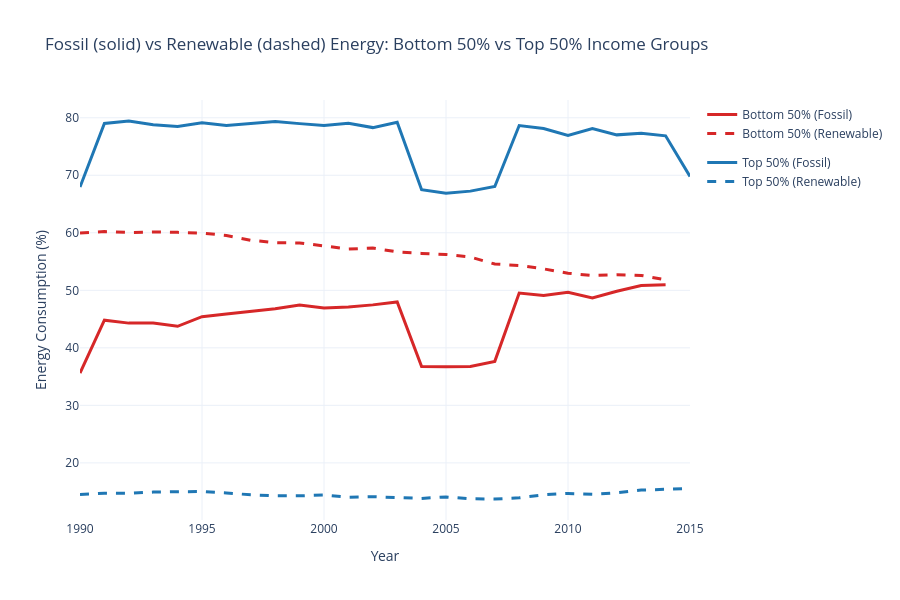

The notebook cell this image was saved under:
### Code cell
# Line plot: Fossil and Renewable Energy - Bottom 50% vs Top 50% Income Groups
# Fossil = solid line, Renewable = dashed line

# Metrics
fossil_col = 'average_value_Fossil fuel energy consumption (% of total)'
renewable_col = 'average_value_Renewable energy consumption (% of total final energy consumption)'

# Merge energy_df with meta_df to get IncomeGroup
energy_with_income = energy_df.merge(
    meta_df[['Country Code', 'IncomeGroup']],
    left_on='Country Code',
    right_on='Country Code',
    how='left'
)

# Create income tier grouping: Bottom 50% vs Top 50%
def categorize_income_tier(income_group):
    if income_group in ['Low income', 'Lower middle income']:
        return 'Bottom 50%'
    elif income_group in ['Upper middle income', 'High income']:
        return 'Top 50%'
    else:
        return income_group

energy_with_income['IncomeTier'] = energy_with_income['IncomeGroup'].apply(categorize_income_tier)

# Group by Year and IncomeTier, take mean of both metrics
year_tier_energy = energy_with_income.groupby(['Year', 'IncomeTier']).agg({
    fossil_col: 'mean',
    renewable_col: 'mean'
}).reset_index()

# Filter to rows with data
year_tier_energy = year_tier_energy.dropna()

# Create figure
fig = go.Figure()

# Define colors for each tier
colors = {
    'Bottom 50%': '#d62728',
    'Top 50%': '#1f77b4'
}

# Add lines for each tier
for tier in ['Bottom 50%', 'Top 50%']:
    data = year_tier_energy[year_tier_energy['IncomeTier'] == tier]

    # Fossil fuel - solid line
    fig.add_trace(go.Scatter(
        x=data['Year'],
        y=data[fossil_col],
        name=f'{tier} (Fossil)',
        mode='lines',
        line=dict(color=colors.get(tier, '#000000'), width=3, dash='solid'),
        legendgroup=tier,
        hovertemplate='%{fullData.name}<br>Year: %{x}<br>Consumption: %{y:.2f}%<extra></extra>'
    ))

    # Renewable - dashed line
    fig.add_trace(go.Scatter(
        x=data['Year'],
        y=data[renewable_col],
        name=f'{tier} (Renewable)',
        mode='lines',
        line=dict(color=colors.get(tier, '#000000'), width=3, dash='dash'),
        legendgroup=tier,
        hovertemplate='%{fullData.name}<br>Year: %{x}<br>Consumption: %{y:.2f}%<extra></extra>'
    ))

fig.update_layout(
    title='Fossil (solid) vs Renewable (dashed) Energy: Bottom 50% vs Top 50% Income Groups',
    xaxis_title='Year',
    yaxis_title='Energy Consumption (%)',
    template='plotly_white',
    hovermode='x unified',
    height=600
)

fig.show()

print(f"Years covered: {year_tier_energy['Year'].min()} to {year_tier_energy['Year'].max()}")

### Figure 1 — Plotly figure (JSON) as saved in the notebook; plotly's stock layout.template omitted (floating-point values rounded to 4 significant figures)
{"data": [{"hovertemplate": "%{fullData.name}<br>Year: %{x}<br>Consumption: %{y:.2f}%<extra></extra>", "legendgroup": "Bottom 50%", "line": {"color": "#d62728", "dash": "solid", "width": 3}, "mode": "lines", "name": "Bottom 50% (Fossil)", "type": "scatter", "x": [1990, 1991, 1992, 1993, 1994, 1995, 1996, 1997, 1998, 1999, 2000, 2001, 2002, 2003, 2004, 2005, 2006, 2007, 2008, 2009, 2010, 2011, 2012, 2013, 2014], "y": [35.62, 44.8, 44.3, 44.34, 43.74, 45.41, 45.9, 46.37, 46.78, 47.46, 46.94, 47.12, 47.47, 47.97, 36.75, 36.71, 36.76, 37.65, 49.51, 49.11, 49.66, 48.69, 49.84, 50.83, 50.96]}, {"hovertemplate": "%{fullData.name}<br>Year: %{x}<br>Consumption: %{y:.2f}%<extra></extra>", "legendgroup": "Bottom 50%", "line": {"color": "#d62728", "dash": "dash", "width": 3}, "mode": "lines", "name": "Bottom 50% (Renewable)", "type": "scatter", "x": [1990, 1991, 1992, 1993, 1994, 1995, 1996, 1997, 1998, 1999, 2000, 2001, 2002, 2003, 2004, 2005, 2006, 2007, 2008, 2009, 2010, 2011, 2012, 2013, 2014], "y": [59.98, 60.22, 60.05, 60.15, 60.08, 59.95, 59.54, 58.7, 58.28, 58.23, 57.72, 57.17, 57.35, 56.68, 56.42, 56.23, 55.78, 54.57, 54.32, 53.73, 52.96, 52.58, 52.73, 52.59, 51.84]}, {"hovertemplate": "%{fullData.name}<br>Year: %{x}<br>Consumption: %{y:.2f}%<extra></extra>", "legendgroup": "Top 50%", "line": {"color": "#1f77b4", "dash": "solid", "width": 3}, "mode": "lines", "name": "Top 50% (Fossil)", "type": "scatter", "x": [1990, 1991, 1992, 1993, 1994, 1995, 1996, 1997, 1998, 1999, 2000, 2001, 2002, 2003, 2004, 2005, 2006, 2007, 2008, 2009, 2010, 2011, 2012, 2013, 2014, 2015], "y": [67.95, 79.02, 79.44, 78.77, 78.47, 79.14, 78.63, 78.98, 79.34, 78.98, 78.65, 79.02, 78.29, 79.21, 67.49, 66.87, 67.24, 68.05, 78.65, 78.12, 76.92, 78.14, 77.02, 77.29, 76.85, 69.79]}, {"hovertemplate": "%{fullData.name}<br>Year: %{x}<br>Consumption: %{y:.2f}%<extra></extra>", "legendgroup": "Top 50%", "line": {"color": "#1f77b4", "dash": "dash", "width": 3}, "mode": "lines", "name": "Top 50% (Renewable)", "type": "scatter", "x": [1990, 1991, 1992, 1993, 1994, 1995, 1996, 1997, 1998, 1999, 2000, 2001, 2002, 2003, 2004, 2005, 2006, 2007, 2008, 2009, 2010, 2011, 2012, 2013, 2014, 2015], "y": [14.48, 14.74, 14.7, 14.93, 15.0, 15.0, 14.77, 14.45, 14.27, 14.27, 14.42, 14.01, 14.12, 13.99, 13.83, 14.08, 13.75, 13.72, 13.92, 14.45, 14.69, 14.54, 14.81, 15.28, 15.41, 15.53]}], "layout": {"height": 600, "hovermode": "x unified", "title": {"text": "Fossil (solid) vs Renewable (dashed) Energy: Bottom 50% vs Top 50% Income Groups"}, "xaxis": {"title": {"text": "Year"}}, "yaxis": {"title": {"text": "Energy Consumption (%)"}}}}
